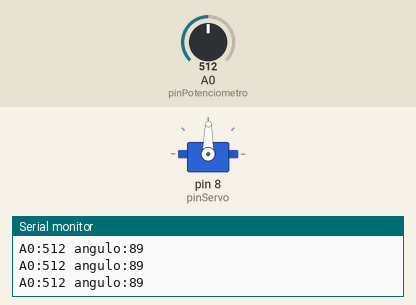
This sketch was run on a simulated Arduino Uno, built with avr-gcc and run on an emulated ATmega328P. Shown: servo, the last lines printed to the serial monitor. Inputs (shaded band) come from the test bench; at power-on: A0 (pinPotenciometro) = 512.

Above: at 1.2 s.
1.3 s: A0 (pinPotenciometro) set to 564
At 2.4 s:
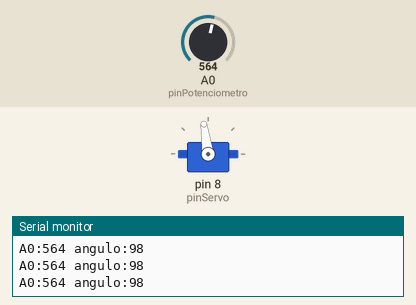
4.3 s: A0 (pinPotenciometro) set to 581
At 5.2 s:
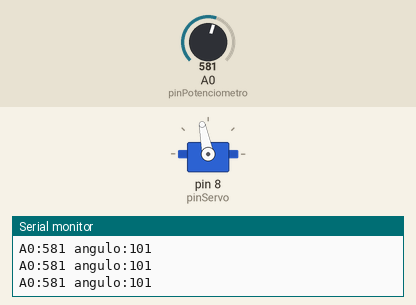
5.8 s: A0 (pinPotenciometro) set to 992
At 6.4 s:
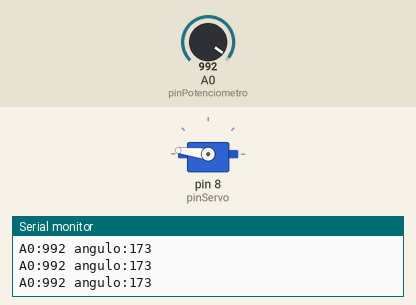
7.3 s: A0 (pinPotenciometro) set to 1013
At 8.1 s:
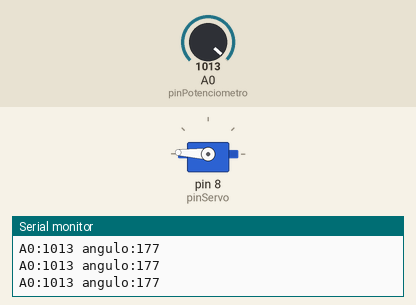
10.3 s: A0 (pinPotenciometro) set to 0
At 10.8 s:
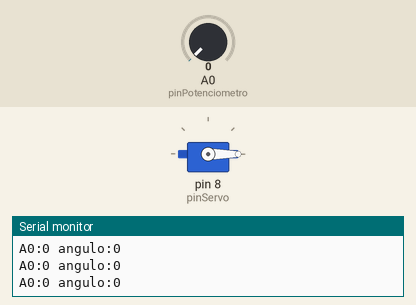
11.8 s: A0 (pinPotenciometro) set to 8
At 13.1 s:
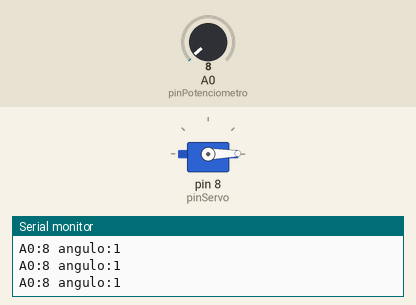
14.8 s: A0 (pinPotenciometro) set to 11
Timing chart, 0 to 17.3 s (numbered marks = the images above; inputs shaded):
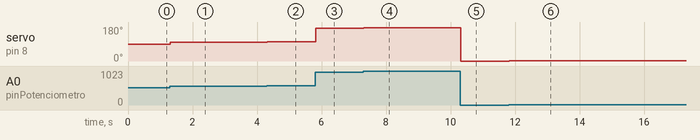

The sketch:

ServoMotorArduino.ino
```cpp
#include <Servo.h>

#define pinServo 8
#define pinPotenciometro A0

Servo servo1;


void setup() {
  servo1.attach(pinServo);
  Serial.begin(9600);
}

void loop() {
  int lido = analogRead(pinPotenciometro);
  byte angulo = map(lido, 0, 1023, 0, 179);
  angulo = map(angulo, 0, 179 , 0, 179);
  servo1.write(angulo);

  Serial.print("A0:");
  Serial.print(lido);
  Serial.print(" angulo:");
  Serial.println(angulo);
  delay(4);
 }
```

Measured:
- after the input at 1.3 s, servo on pin 8 (pinServo): 89° → 98° at once
- after the input at 4.3 s, servo on pin 8 (pinServo): 98° → 101° at once
- after the input at 5.8 s, servo on pin 8 (pinServo): 101° → 173° at once
- after the input at 7.3 s, servo on pin 8 (pinServo): 173° → 177° at once
- after the input at 10.3 s, servo on pin 8 (pinServo): 177° → 0° at once
- after the input at 11.8 s, servo on pin 8 (pinServo): 0° → 1° at once
